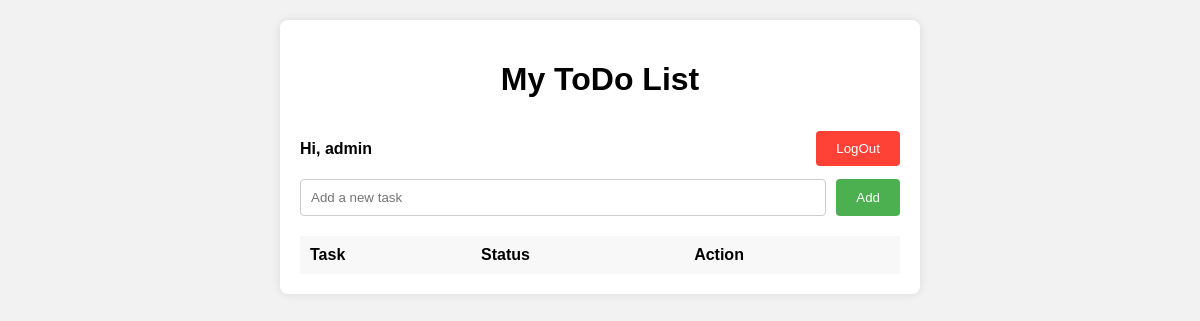
/home/ (signed in), run on an earlier commit of the app's database.
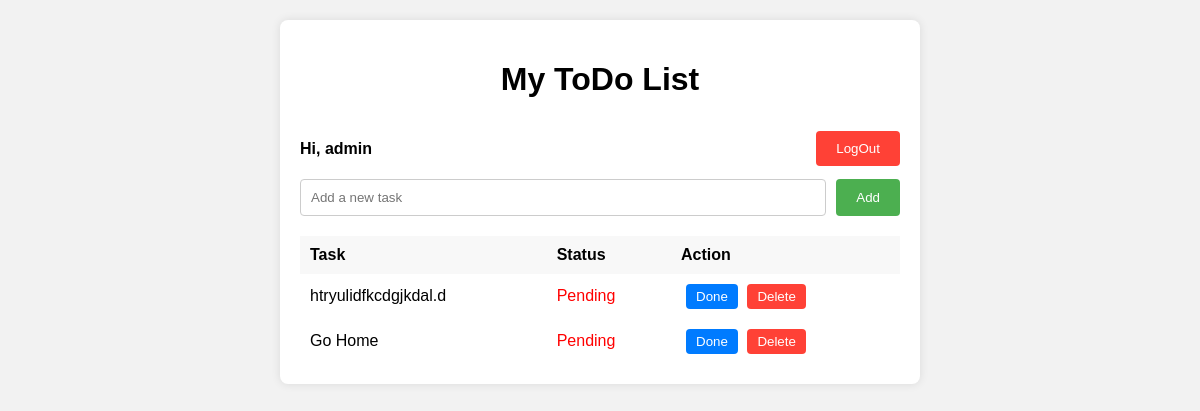
And on a later commit of the database.
### todo_app/models.py (models this page shows, shortened)
class Task(models.Model):
    user = models.ForeignKey(User, on_delete=models.CASCADE, default=None)
    title = models.CharField(max_length=200)
    complete = models.BooleanField(default=False)
    created = models.DateTimeField(auto_now_add=True)

### todo_app/views.py (the view)
# urls.py: path('home/', views.home, name='home'),
@login_required
def home(request):
    if request.method == 'POST':
        task = request.POST.get('task')
        if task:
            task = Task(user=request.user, title=task)
            task.save()
    tasks = Task.objects.filter(user=request.user)
    context = {'tasks': tasks}
    return render(request, 'todo_app/home.html', context)

### todo_app/templates/todo_app/home.html (shortened to what this page needs)
<!DOCTYPE html>
<html lang="en">
  <head>
  </head>
  <body>
    <div class="container">
      <h1>My ToDo List</h1>
      <div class="userHeader">
        <h4>Hi, {{ user.username }}</h4>
        <a href="{% url 'logout' %}">
          <button class="logout">LogOut</button>
        </a>
      </div>
      <form action="" method="post">
        <div class="form-group">
          <input
            type="text"
            id="new-task"
            placeholder="Add a new task"
            name="task"
          />
          <button onclick="addTask()">Add</button>
        </div>
      </form>
      <table id="tasks">
        <thead>
          <tr>
            <th>Task</th>
            <th>Status</th>
            <th>Action</th>
          </tr>
        </thead>
        <tbody>
          {% for task in tasks%}
          <tr>
            <td>{{ task.title }}</td>
            <td>
              {% if task.complete %}
              <span style="color: green">Completed</span>
              {% else %}
              <span style="color: red">Pending</span>
              {% endif %}
            </td>
            <td>
              <a href="{% url 'complete_task' task.title%}">
                <button class="task-actions completed_btn">
                  {% if task.complete %} inProgress {% else %} Done {% endif %}
                </button></a
              >
              <a href=" {% url 'delete_task' task.title%}">
                <button
                  class="task-actions delete-btn"
                  onclick="deleteTask({{ task.id }})"
                >
                  Delete
                </button></a
              >
            </td>
          </tr>
          {% endfor %}
        </tbody>
      </table>
    </div>
  </body>
</html>

What changed in the data, as far as the page shows it:
added Task: title "htryulidfkcdgjkdal.d", complete "Pending"
added Task: title "Go Home", complete "Pending"
